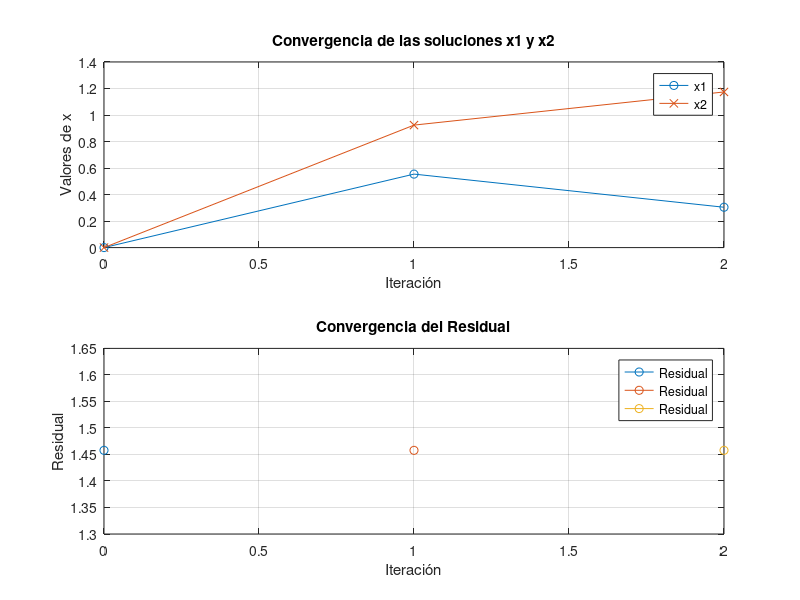

Write the MATLAB code that produced this figure.
% Datos del problema
A = [6, 1; 1, 4];
b = [3; 5];

% Inicialización
x = zeros(size(b));  % x_0 = [0; 0]
r = b - A * x;
p = r;
rsold = r' * r;

% Para almacenar los valores de x en cada iteración
x_values = x';

% Iteraciones
disp('Iteración | x1        | x2        | Residuo')
disp('--------------------------------------------')
for i = 1:length(b)
    Ap = A * p;
    alpha = rsold / (p' * Ap);
    x = x + alpha * p;
    r = r - alpha * Ap;
    rsnew = r' * r;
    
    % Guardar los valores de x en cada iteración
    x_values = [x_values; x'];
    
    % Mostrar los resultados de la iteración actual
    fprintf('%8d | %10.6f | %10.6f | %10.6f\n', i, x(1), x(2), sqrt(rsnew));
    
    if sqrt(rsnew) < 1e-10
        break;
    end
    p = r + (rsnew / rsold) * p;
    rsold = rsnew;
end

% Mostrar el resultado final
disp('--------------------------------------------')
disp('La solución final es:')
disp(x)

% Graficar los valores de x1 y x2 en cada iteración
figure;

subplot(2,1,1);
plot(0:size(x_values, 1)-1, x_values(:, 1), '-o', 'DisplayName', 'x1');
hold on;
plot(0:size(x_values, 1)-1, x_values(:, 2), '-x', 'DisplayName', 'x2');
xlabel('Iteración');
ylabel('Valores de x');
title('Convergencia de las soluciones x1 y x2');
legend show;
grid on;

% Graficar la convergencia del residuo
subplot(2,1,2);
plot(0:size(x_values, 1)-1, sqrt(rsold), '-o', 'DisplayName', 'Residual');
xlabel('Iteración');
ylabel('Residual');
title('Convergencia del Residual');
legend show;
grid on;





